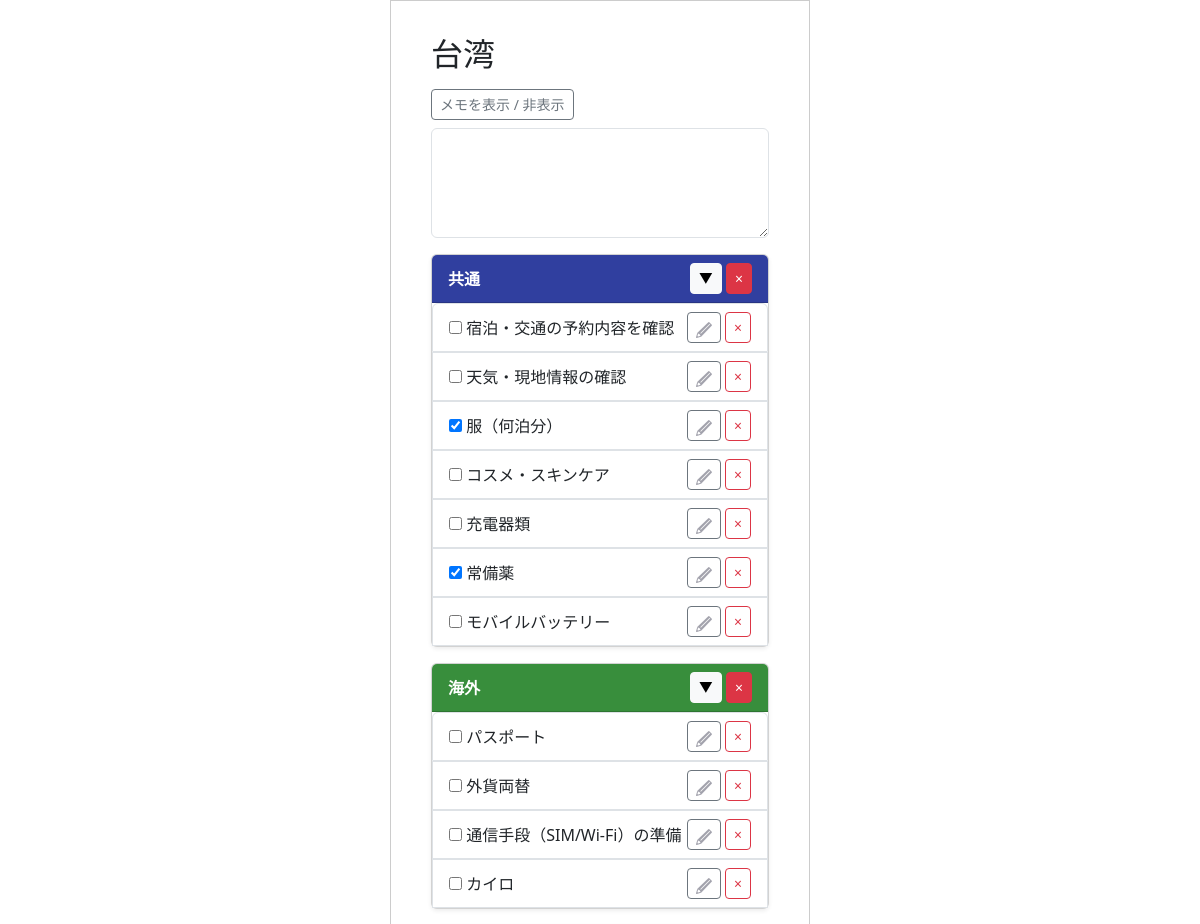
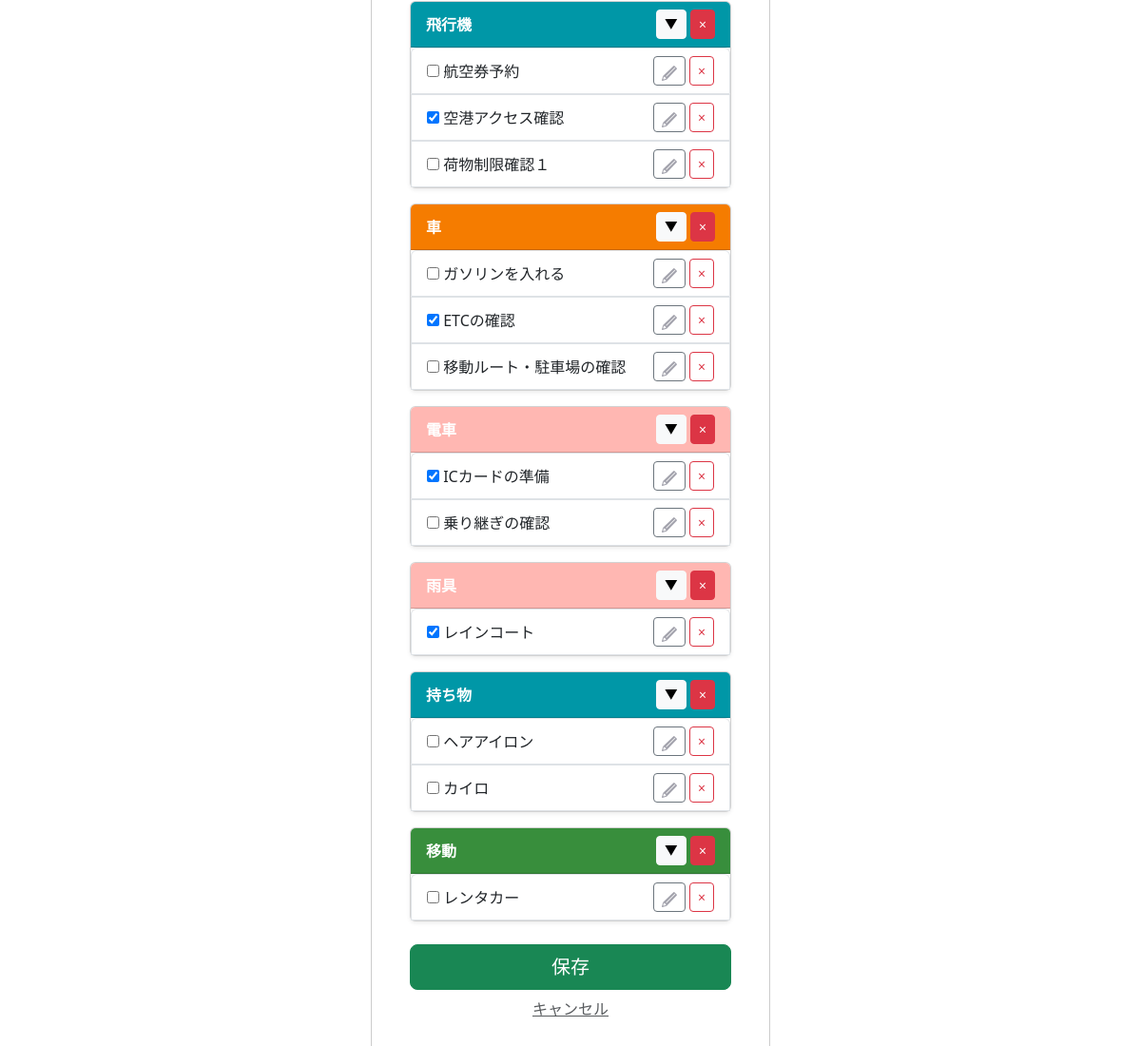
/template/61/old_copy/, run on the app's committed database (2 pictures, top to bottom).
### app/models/template.py (models this page shows, shortened)
class Template(models.Model):
    class SourceType(models.IntegerChoices):
        FROM_TRAVEL   = 0, _("旅行情報より作成")
        FROM_TEMPLATE = 1, _("既存テンプレートを反映")
    user = models.ForeignKey(
        settings.AUTH_USER_MODEL,
        on_delete=models.CASCADE,
        verbose_name=_("ユーザーID")
    )
    travel_info = models.ForeignKey(
        Travel_info,
        on_delete=models.CASCADE,
        verbose_name=_("旅行情報ID")
    )
    source_type = models.IntegerField(
        choices=SourceType.choices,
        verbose_name=_("生成タイプ")
    )
    template_source = models.ForeignKey(
        "self",
        null=True,
        blank=True,
        on_delete=models.SET_NULL,
        verbose_name=_("テンプレート参照元"),
        related_name="derived_templates"
    )
    created_at = models.DateTimeField(
         auto_now_add=True,
         verbose_name=_("作成日")
         )
    updated_at = models.DateTimeField(
        auto_now=True,
        verbose_name=_("更新日")
        )
    class Meta:
      verbose_name = _("テンプレート")

class TravelCategory(models.Model):
    class TravelType(models.IntegerChoices):
        AUTO  = 0, _("初期作成")
        CUSTOM = 1, _("ユーザー追加")
    class CategoryColor(models.IntegerChoices):
        PINK       = 0, "#e91e63ff"
        LIGHT_PINK = 1, "#ffb7b2fe"
        ORANGE     = 2, "#f57c00ff"
        GREEN      = 3, "#388e3cff"
        CYAN       = 4, "#0097a7ff"
        BLUE       = 5, "#303f9ffe"
        BROWN      = 6, "#795548ff"
        PURPLE     = 7, "#7b1fa2ff"
    template = models.ForeignKey(
        Template,
        on_delete=models.CASCADE,
        verbose_name=_("テンプレートID")
    )
    category_name = models.CharField(
        max_length=50,
        verbose_name=_("分類名")
    )
    travel_type = models.IntegerField(
        choices=TravelType.choices,
        verbose_name=_("分類タイプ")
    )
    category_color = models.IntegerField(
        choices=CategoryColor.choices,
        verbose_name=_("分類カラー")
    )
    created_at = models.DateTimeField(
         auto_now_add=True,
         verbose_name=_("作成日")
         )
    updated_at = models.DateTimeField(
        auto_now=True,
        verbose_name=_("更新日")
        )
    class Meta:
      verbose_name = _("旅行の分類")

class TravelItem(models.Model):
    class ItemChecked(models.IntegerChoices):
        NO  = 0, _("NO")
        YES = 1, _("YES")
    travel_category = models.ForeignKey(
        TravelCategory,
        on_delete=models.CASCADE,
        verbose_name=_("旅行の分類ID")
    )
    item_name = models.CharField(
        max_length=128,
        verbose_name=_("項目名")
    )
    item_checked = models.IntegerField(
        choices=ItemChecked.choices,
        verbose_name=_("チェック済み項目")
    )
    created_at = models.DateTimeField(
         auto_now_add=True,
         verbose_name=_("作成日")
         )
    updated_at = models.DateTimeField(
        auto_now=True,
        verbose_name=_("更新日")
        )
    class Meta:
      verbose_name = _("旅行の項目")

### app/models/travel.py (models this page shows, shortened)
class Travel_info(models.Model):
    class StayType(models.IntegerChoices):
        DAY_TRIP = 0, _("日帰り")
        STAY     = 1, _("宿泊")
    class LocationType(models.IntegerChoices):
        DOMESTIC = 0, _("国内")
        OVERSEAS = 1, _("海外")
    class StatusType(models.IntegerChoices):
        NOT_DONE  = 0, _("未")
        COMPLETE  = 1, _("完")
        PROCESSED = 2, _("済")
    travel_info_id = models.AutoField(
        primary_key=True,
        verbose_name=_("旅行情報ID")
    )
    user = models.ForeignKey(
        settings.AUTH_USER_MODEL,
        on_delete=models.CASCADE,
        verbose_name=_("ユーザーID")
    )
    travel_title = models.CharField(
        max_length=100,
        verbose_name=_("旅行タイトル")
    )
    start_date = models.DateField(
        verbose_name=_("開始日")
    )
    end_date = models.DateField(
        verbose_name=_("終了日")
    )
    stay_type = models.IntegerField(
        choices=StayType.choices,
        verbose_name=_("宿泊タイプ")
    )
    location = models.IntegerField(
        choices=LocationType.choices,
        verbose_name=_("場所"),
    )
    memo = models.CharField(
        max_length=230,
        blank=True,
        verbose_name=_("メモ")
    )
    status = models.IntegerField(
        choices=StatusType.choices,
        default=0,
        verbose_name=_("ステータス")
    )
    transport = models.ManyToManyField(
        "Transport",
        through="Travelmode",
        verbose_name=_("交通手段")
    )
    created_at = models.DateTimeField(
        auto_now_add=True,
        verbose_name=_("作成日")
    )
    updated_at = models.DateTimeField(
       auto_now=True,
        verbose_name=_("更新日")
    )
    class Meta:
        verbose_name = _("旅行情報")
        verbose_name_plural = _("旅行情報")

### app/views/new_travel/template_edit2.py (the view, shortened to what this page needs)
# urls.py: path('template/<int:template_id>/old_copy/',old_template_copy,name='old_template_copy'),
def old_template_copy(request, template_id):
    template = get_object_or_404(Template, id=template_id)
    categories = TravelCategory.objects.filter(template=template)
    return render(request, "new_travel/old_template.html", {
        "template": template,
        "categories": categories,
    })

### templates/new_travel/old_template.html (shortened to what this page needs)
{% extends 'base.html' %}
{% load static %}
{% block content %}
<div class="container mt-4">
    <h2 class="mb-3">{{ template.travel_info.travel_title }}</h2>
    <div class="mb-3">
        <button class="btn btn-outline-secondary btn-sm"
                data-bs-toggle="collapse"
                data-bs-target="#memoArea">
            メモを表示 / 非表示
        </button>
        <div id="memoArea" class="collapse show mt-2">
            <textarea name="memo" class="form-control" rows="4">{{ template.memo }}</textarea>
        </div>
    </div>
    <form method="POST">
        {% for cat in categories %}
        <div class="card mb-3 shadow-sm">
            <div class="card-header d-flex justify-content-between align-items-center"
                 style="background-color: {{ cat.get_category_color_display }}; color: white;">
                <strong>{{ cat.category_name }}</strong>
                <div>
                    <button type="button"
                            class="btn btn-sm btn-light"
                            data-bs-toggle="collapse"
                            data-bs-target="#cat{{ cat.id }}">
                        ▼
                    </button>
                    <button type="submit"
                            name="delete_category"
                            value="{{ cat.id }}"
                            class="btn btn-sm btn-danger">
                        ×
                    </button>
                </div>
            </div>
            <ul id="cat{{ cat.id }}" class="list-group collapse show">
                {% for item in cat.travelitem_set.all %}
                <li class="list-group-item d-flex justify-content-between align-items-center">
                    <div>
                        <input type="checkbox"
                               name="item_checked_{{ item.id }}"
                               {% if item.item_checked %}checked{% endif %}>
                        {{ item.item_name }}
                    </div>
                    <div>
                        <button type="button"
                                class="btn btn-sm btn-outline-secondary"
                                data-bs-toggle="modal"
                                data-bs-target="#editItem{{ item.id }}">
                            <img src="{% static 'tabipre/icons/edit.png' %}" alt="編集" style="width:16px; height:16px;">
                        </button>
                        <button type="submit"
                                name="delete_item"
                                value="{{ item.id }}"
                                class="btn btn-sm btn-outline-danger">
                            ×
                        </button>
                    </div>
                </li>
                {% endfor %}
            </ul>
        </div>
        {% endfor %}
        <div class="text-center mt-4">
            <button type="submit" class="btn btn-success btn-lg w-100">
                保存
            </button>
        </div>
        <div class="text-center mt-2">
            <a href="{% url 'app:home' %}" class="text-muted">キャンセル</a>
        </div>
    </form>
</div>
{% endblock %}

### templates/base.html (shortened to what this page needs)
<!DOCTYPE html>
<html lang="en">
<head>
    {% load static %}
    <link href="https://cdn.jsdelivr.net/npm/bootstrap@5.3.0/dist/css/bootstrap.min.css" rel="stylesheet">
    <link rel="stylesheet" href="https://cdn.jsdelivr.net/npm/bootstrap-icons@1.10.5/font/bootstrap-icons.css">
    {% block extra_css %}
    <link rel="stylesheet" href="{% static 'tabipre/css/base.css' %}">
    {% endblock %}
</head>
<body class="{% block body_class %}{% endblock %}">
    <div class="app-frame">
        <div class="content-wrapper container">
            {% block content %}
            {% endblock %}
        </div>
    </div>
</body>
</html>

### static/tabipre/css/base.css (style rules this page uses)
.app-frame { max-width: 420px; margin: 0 auto; min-height: 100vh; background-color: #ffffff; border: 1px solid #ccc; padding: 16px; padding-top: 10px; box-sizing: border-box; }
.content-wrapper { margin-top: 0 !important; padding-top: 0 !important; padding-bottom: 80px; }

### data on the page
Template: travel_info.travel_title "台湾"
TravelCategory: category_name "共通", {{ cat.id }} 192 (drawn)
TravelItem: item_name "宿泊・交通の予約内容を確認", {{ item.id }} 637 (drawn)
TravelItem: item_name "天気・現地情報の確認", {{ item.id }} 638 (drawn)
TravelItem: item_checked "☑", item_name "服（何泊分）", {{ item.id }} 639 (drawn)
TravelItem: item_name "コスメ・スキンケア", {{ item.id }} 640 (drawn)
TravelItem: item_name "充電器類", {{ item.id }} 641 (drawn)
TravelItem: item_checked "☑", item_name "常備薬", {{ item.id }} 642 (drawn)
TravelItem: item_name "モバイルバッテリー", {{ item.id }} 703 (drawn)
TravelCategory: category_name "海外", {{ cat.id }} 193 (drawn)
TravelItem: item_name "パスポート", {{ item.id }} 643 (drawn)
TravelItem: item_name "外貨両替", {{ item.id }} 644 (drawn)
TravelItem: item_name "通信手段（SIM/Wi-Fi）の準備", {{ item.id }} 645 (drawn)
TravelItem: item_name "カイロ", {{ item.id }} 675 (drawn)
TravelCategory: category_name "飛行機", {{ cat.id }} 194 (drawn)
TravelItem: item_name "航空券予約", {{ item.id }} 646 (drawn)
TravelItem: item_checked "☑", item_name "空港アクセス確認", {{ item.id }} 647 (drawn)
TravelItem: item_name "荷物制限確認１", {{ item.id }} 648 (drawn)
TravelCategory: category_name "車", {{ cat.id }} 195 (drawn)
TravelItem: item_name "ガソリンを入れる", {{ item.id }} 649 (drawn)
TravelItem: item_checked "☑", item_name "ETCの確認", {{ item.id }} 650 (drawn)
TravelItem: item_name "移動ルート・駐車場の確認", {{ item.id }} 651 (drawn)
TravelCategory: category_name "電車", {{ cat.id }} 196 (drawn)
TravelItem: item_checked "☑", item_name "ICカードの準備", {{ item.id }} 652 (drawn)
TravelItem: item_name "乗り継ぎの確認", {{ item.id }} 653 (drawn)
TravelCategory: category_name "雨具", {{ cat.id }} 197 (drawn)
TravelItem: item_checked "☑", item_name "レインコート", {{ item.id }} 654 (drawn)
TravelCategory: category_name "持ち物", {{ cat.id }} 214 (drawn)
TravelItem: item_name "ヘアアイロン", {{ item.id }} 700 (drawn)
TravelItem: item_name "カイロ", {{ item.id }} 704 (drawn)
TravelCategory: category_name "移動", {{ cat.id }} 215 (drawn)
TravelItem: item_name "レンタカー", {{ item.id }} 705 (drawn)
